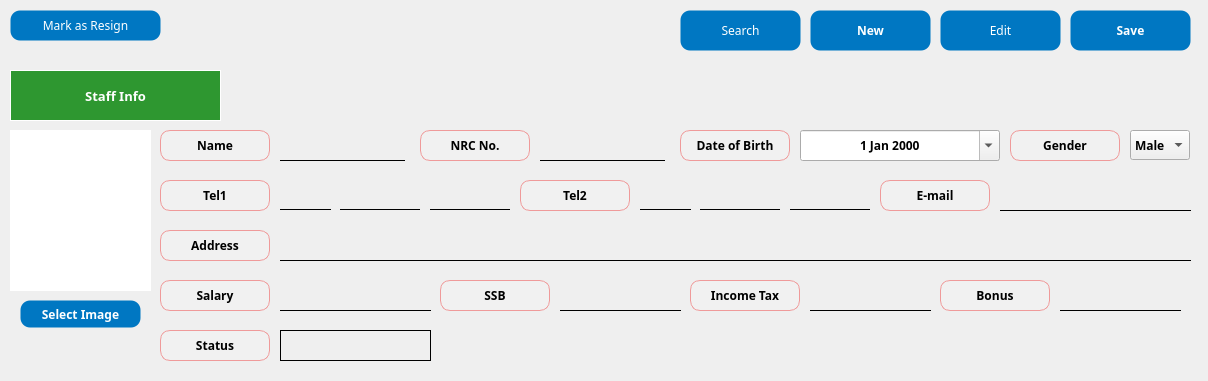
<?xml version="1.0" encoding="UTF-8"?>
<ui version="4.0">
 <class>MainWindow</class>
 <widget class="QMainWindow" name="MainWindow">
  <property name="geometry">
   <rect>
    <x>0</x>
    <y>0</y>
    <width>1208</width>
    <height>381</height>
   </rect>
  </property>
  <property name="windowTitle">
   <string>Staff Registration</string>
  </property>
  <property name="styleSheet">
   <string notr="true">background-color: #fbfbfb;

QPushButton {
    background-color: #0077c2;
    color: white;
    border: 1px solid transparent;
    border-radius: 10px;
    padding: 5px 10px;
}

QPushButton:hover {
    border: 1px solid white;
}

QPushButton:pressed {
    background-color: #005f9e;
    padding-top: 6px;
    padding-bottom: 4px;
}

QPushButton:disabled {
    background-color: lightgray;
    color: gray;
    border: 1px solid gray;
}
</string>
  </property>
  <widget class="QWidget" name="centralwidget">
   <widget class="QPushButton" name="saveButton">
    <property name="geometry">
     <rect>
      <x>1070</x>
      <y>10</y>
      <width>121</width>
      <height>41</height>
     </rect>
    </property>
    <property name="font">
     <font>
      <family>Arial Black</family>
      <pointsize>9</pointsize>
      <weight>75</weight>
      <bold>true</bold>
     </font>
    </property>
    <property name="styleSheet">
     <string notr="true">QPushButton {
    background-color: #0077c2;
    color: white;
    border: 1px solid transparent;
    border-radius: 10px;
    padding: 5px 10px;
}

QPushButton:hover {
    border: 1px solid white;
}

QPushButton:pressed {
    background-color: #005f9e;
    padding-top: 6px;
    padding-bottom: 4px;
}

QPushButton:disabled {
    background-color: lightgray;
    color: gray;
    border: 1px solid gray;
}
</string>
    </property>
    <property name="text">
     <string>Save</string>
    </property>
   </widget>
   <widget class="QLabel" name="imageLabel">
    <property name="geometry">
     <rect>
      <x>10</x>
      <y>130</y>
      <width>141</width>
      <height>161</height>
     </rect>
    </property>
    <property name="font">
     <font>
      <family>Arial Black</family>
      <weight>75</weight>
      <bold>true</bold>
     </font>
    </property>
    <property name="autoFillBackground">
     <bool>false</bool>
    </property>
    <property name="styleSheet">
     <string notr="true">background-color:rgb(255, 255, 255)</string>
    </property>
    <property name="text">
     <string/>
    </property>
   </widget>
   <widget class="QLineEdit" name="name">
    <property name="geometry">
     <rect>
      <x>280</x>
      <y>130</y>
      <width>125</width>
      <height>31</height>
     </rect>
    </property>
    <property name="font">
     <font>
      <family>Arial Black</family>
      <weight>75</weight>
      <bold>true</bold>
     </font>
    </property>
    <property name="styleSheet">
     <string notr="true">QLineEdit {
    border: none;
    border-bottom: 1px solid black;
    background-color: transparent;
    color: black;
}

QLineEdit:disabled {
    border: none;
    border-bottom: 1px solid lightgray;
    background-color: rgb(236, 236, 236);
}</string>
    </property>
   </widget>
   <widget class="QDateEdit" name="dateOfBirth">
    <property name="geometry">
     <rect>
      <x>800</x>
      <y>130</y>
      <width>200</width>
      <height>31</height>
     </rect>
    </property>
    <property name="minimumSize">
     <size>
      <width>200</width>
      <height>0</height>
     </size>
    </property>
    <property name="maximumSize">
     <size>
      <width>200</width>
      <height>16777215</height>
     </size>
    </property>
    <property name="font">
     <font>
      <family>Arial Black</family>
      <weight>75</weight>
      <bold>true</bold>
     </font>
    </property>
    <property name="mouseTracking">
     <bool>false</bool>
    </property>
    <property name="focusPolicy">
     <enum>Qt::TabFocus</enum>
    </property>
    <property name="autoFillBackground">
     <bool>false</bool>
    </property>
    <property name="styleSheet">
     <string notr="true">
        QCalendarWidget QToolButton {
            background-color: blue; /* 윗부분 배경을 파란색으로 설정 */
            color: white; /* 글자 색을 흰색으로 설정 */
        }
     </string>
    </property>
    <property name="frame">
     <bool>true</bool>
    </property>
    <property name="alignment">
     <set>Qt::AlignCenter</set>
    </property>
    <property name="buttonSymbols">
     <enum>QAbstractSpinBox::UpDownArrows</enum>
    </property>
    <property name="accelerated">
     <bool>false</bool>
    </property>
    <property name="correctionMode">
     <enum>QAbstractSpinBox::CorrectToPreviousValue</enum>
    </property>
    <property name="calendarPopup">
     <bool>true</bool>
    </property>
    <property name="date">
     <date>
      <year>2000</year>
      <month>1</month>
      <day>1</day>
     </date>
    </property>
   </widget>
   <widget class="QLineEdit" name="tel1ByTwo">
    <property name="geometry">
     <rect>
      <x>340</x>
      <y>180</y>
      <width>80</width>
      <height>30</height>
     </rect>
    </property>
    <property name="minimumSize">
     <size>
      <width>80</width>
      <height>0</height>
     </size>
    </property>
    <property name="maximumSize">
     <size>
      <width>80</width>
      <height>16777215</height>
     </size>
    </property>
    <property name="font">
     <font>
      <family>Arial Black</family>
      <weight>75</weight>
      <bold>true</bold>
     </font>
    </property>
    <property name="styleSheet">
     <string notr="true">QLineEdit {
    border: none;
    border-bottom: 1px solid black;
    background-color: transparent;
    color: black;
}

QLineEdit:disabled {
    border: none;
    border-bottom: 1px solid lightgray;
    background-color: rgb(236, 236, 236);
}</string>
    </property>
    <property name="frame">
     <bool>true</bool>
    </property>
    <property name="alignment">
     <set>Qt::AlignCenter</set>
    </property>
   </widget>
   <widget class="QPushButton" name="newButton">
    <property name="geometry">
     <rect>
      <x>810</x>
      <y>10</y>
      <width>121</width>
      <height>41</height>
     </rect>
    </property>
    <property name="font">
     <font>
      <family>Arial Black</family>
      <pointsize>9</pointsize>
      <weight>75</weight>
      <bold>true</bold>
     </font>
    </property>
    <property name="styleSheet">
     <string notr="true">QPushButton {
    background-color: #0077c2;
    color: white;
    border: 1px solid transparent;
    border-radius: 10px;
    padding: 5px 10px;
}

QPushButton:hover {
    border: 1px solid white;
}

QPushButton:pressed {
    background-color: #005f9e;
    padding-top: 6px;
    padding-bottom: 4px;
}

QPushButton:disabled {
    background-color: lightgray;
    color: gray;
    border: 1px solid gray;
}
</string>
    </property>
    <property name="text">
     <string>New</string>
    </property>
   </widget>
   <widget class="QLabel" name="label_24">
    <property name="geometry">
     <rect>
      <x>680</x>
      <y>130</y>
      <width>110</width>
      <height>31</height>
     </rect>
    </property>
    <property name="minimumSize">
     <size>
      <width>110</width>
      <height>0</height>
     </size>
    </property>
    <property name="maximumSize">
     <size>
      <width>110</width>
      <height>16777215</height>
     </size>
    </property>
    <property name="font">
     <font>
      <family>Arial Black</family>
      <pointsize>9</pointsize>
      <weight>75</weight>
      <bold>true</bold>
     </font>
    </property>
    <property name="styleSheet">
     <string notr="true">background-color:rgb(241, 241, 241);
border: 1px solid #ef9a9a;
border-radius: 10px;</string>
    </property>
    <property name="frameShape">
     <enum>QFrame::Box</enum>
    </property>
    <property name="text">
     <string>Date of Birth</string>
    </property>
    <property name="alignment">
     <set>Qt::AlignCenter</set>
    </property>
   </widget>
   <widget class="QLabel" name="label_25">
    <property name="geometry">
     <rect>
      <x>1010</x>
      <y>130</y>
      <width>110</width>
      <height>31</height>
     </rect>
    </property>
    <property name="minimumSize">
     <size>
      <width>110</width>
      <height>0</height>
     </size>
    </property>
    <property name="maximumSize">
     <size>
      <width>110</width>
      <height>16777215</height>
     </size>
    </property>
    <property name="font">
     <font>
      <family>Arial Black</family>
      <pointsize>9</pointsize>
      <weight>75</weight>
      <bold>true</bold>
     </font>
    </property>
    <property name="styleSheet">
     <string notr="true">background-color:rgb(241, 241, 241);
border: 1px solid #ef9a9a;
border-radius: 10px;</string>
    </property>
    <property name="frameShape">
     <enum>QFrame::Box</enum>
    </property>
    <property name="text">
     <string>Gender</string>
    </property>
    <property name="alignment">
     <set>Qt::AlignCenter</set>
    </property>
   </widget>
   <widget class="QLabel" name="label_23">
    <property name="geometry">
     <rect>
      <x>420</x>
      <y>130</y>
      <width>110</width>
      <height>31</height>
     </rect>
    </property>
    <property name="minimumSize">
     <size>
      <width>110</width>
      <height>0</height>
     </size>
    </property>
    <property name="maximumSize">
     <size>
      <width>110</width>
      <height>16777215</height>
     </size>
    </property>
    <property name="font">
     <font>
      <family>Arial Black</family>
      <pointsize>9</pointsize>
      <weight>75</weight>
      <bold>true</bold>
     </font>
    </property>
    <property name="styleSheet">
     <string notr="true">background-color:rgb(241, 241, 241);
border: 1px solid #ef9a9a;
border-radius: 10px;</string>
    </property>
    <property name="frameShape">
     <enum>QFrame::Box</enum>
    </property>
    <property name="text">
     <string>NRC No.</string>
    </property>
    <property name="alignment">
     <set>Qt::AlignCenter</set>
    </property>
   </widget>
   <widget class="QLabel" name="label_22">
    <property name="geometry">
     <rect>
      <x>160</x>
      <y>130</y>
      <width>110</width>
      <height>31</height>
     </rect>
    </property>
    <property name="minimumSize">
     <size>
      <width>110</width>
      <height>0</height>
     </size>
    </property>
    <property name="maximumSize">
     <size>
      <width>110</width>
      <height>16777215</height>
     </size>
    </property>
    <property name="font">
     <font>
      <family>Arial Black</family>
      <pointsize>9</pointsize>
      <weight>75</weight>
      <bold>true</bold>
     </font>
    </property>
    <property name="styleSheet">
     <string notr="true">background-color:rgb(241, 241, 241);
border: 1px solid #ef9a9a;
border-radius: 10px;</string>
    </property>
    <property name="frameShape">
     <enum>QFrame::Box</enum>
    </property>
    <property name="text">
     <string>Name</string>
    </property>
    <property name="alignment">
     <set>Qt::AlignCenter</set>
    </property>
   </widget>
   <widget class="QLineEdit" name="tel2ByThree">
    <property name="geometry">
     <rect>
      <x>790</x>
      <y>180</y>
      <width>80</width>
      <height>30</height>
     </rect>
    </property>
    <property name="minimumSize">
     <size>
      <width>80</width>
      <height>0</height>
     </size>
    </property>
    <property name="maximumSize">
     <size>
      <width>80</width>
      <height>16777215</height>
     </size>
    </property>
    <property name="font">
     <font>
      <family>Arial Black</family>
      <weight>75</weight>
      <bold>true</bold>
     </font>
    </property>
    <property name="styleSheet">
     <string notr="true">QLineEdit {
    border: none;
    border-bottom: 1px solid black;
    background-color: transparent;
    color: black;
}

QLineEdit:disabled {
    border: none;
    border-bottom: 1px solid lightgray;
    background-color: rgb(236, 236, 236);
}</string>
    </property>
    <property name="frame">
     <bool>true</bool>
    </property>
    <property name="alignment">
     <set>Qt::AlignCenter</set>
    </property>
   </widget>
   <widget class="QLabel" name="label_4">
    <property name="geometry">
     <rect>
      <x>10</x>
      <y>70</y>
      <width>211</width>
      <height>51</height>
     </rect>
    </property>
    <property name="font">
     <font>
      <family>Arial Black</family>
      <pointsize>10</pointsize>
      <weight>75</weight>
      <bold>true</bold>
     </font>
    </property>
    <property name="styleSheet">
     <string notr="true">background-color: #2e9730;
color: white;</string>
    </property>
    <property name="frameShape">
     <enum>QFrame::Box</enum>
    </property>
    <property name="text">
     <string>Staff Info</string>
    </property>
    <property name="alignment">
     <set>Qt::AlignCenter</set>
    </property>
   </widget>
   <widget class="QLineEdit" name="tel1ByThree">
    <property name="geometry">
     <rect>
      <x>430</x>
      <y>180</y>
      <width>80</width>
      <height>30</height>
     </rect>
    </property>
    <property name="minimumSize">
     <size>
      <width>80</width>
      <height>0</height>
     </size>
    </property>
    <property name="maximumSize">
     <size>
      <width>80</width>
      <height>16777215</height>
     </size>
    </property>
    <property name="font">
     <font>
      <family>Arial Black</family>
      <weight>75</weight>
      <bold>true</bold>
     </font>
    </property>
    <property name="styleSheet">
     <string notr="true">QLineEdit {
    border: none;
    border-bottom: 1px solid black;
    background-color: transparent;
    color: black;
}

QLineEdit:disabled {
    border: none;
    border-bottom: 1px solid lightgray;
    background-color: rgb(236, 236, 236);
}</string>
    </property>
    <property name="frame">
     <bool>true</bool>
    </property>
    <property name="alignment">
     <set>Qt::AlignCenter</set>
    </property>
   </widget>
   <widget class="QLineEdit" name="email">
    <property name="geometry">
     <rect>
      <x>1000</x>
      <y>180</y>
      <width>191</width>
      <height>31</height>
     </rect>
    </property>
    <property name="font">
     <font>
      <family>Arial Black</family>
      <weight>75</weight>
      <bold>true</bold>
     </font>
    </property>
    <property name="styleSheet">
     <string notr="true">QLineEdit {
    border: none;
    border-bottom: 1px solid black;
    background-color: transparent;
    color: black;
}

QLineEdit:disabled {
    border: none;
    border-bottom: 1px solid lightgray;
    background-color: rgb(236, 236, 236);
}</string>
    </property>
    <property name="alignment">
     <set>Qt::AlignCenter</set>
    </property>
   </widget>
   <widget class="QLabel" name="label_27">
    <property name="geometry">
     <rect>
      <x>520</x>
      <y>180</y>
      <width>110</width>
      <height>31</height>
     </rect>
    </property>
    <property name="minimumSize">
     <size>
      <width>110</width>
      <height>0</height>
     </size>
    </property>
    <property name="maximumSize">
     <size>
      <width>110</width>
      <height>16777215</height>
     </size>
    </property>
    <property name="font">
     <font>
      <family>Arial Black</family>
      <pointsize>9</pointsize>
      <weight>75</weight>
      <bold>true</bold>
     </font>
    </property>
    <property name="styleSheet">
     <string notr="true">background-color:rgb(241, 241, 241);
border: 1px solid #ef9a9a;
border-radius: 10px;</string>
    </property>
    <property name="frameShape">
     <enum>QFrame::Box</enum>
    </property>
    <property name="text">
     <string>Tel2</string>
    </property>
    <property name="alignment">
     <set>Qt::AlignCenter</set>
    </property>
   </widget>
   <widget class="QPushButton" name="imageButton">
    <property name="geometry">
     <rect>
      <x>20</x>
      <y>300</y>
      <width>121</width>
      <height>28</height>
     </rect>
    </property>
    <property name="font">
     <font>
      <family>Arial Black</family>
      <pointsize>9</pointsize>
      <weight>75</weight>
      <bold>true</bold>
     </font>
    </property>
    <property name="styleSheet">
     <string notr="true">QPushButton {
    background-color: #0077c2;
    color: white;
    border: 1px solid transparent;
    border-radius: 10px;
    padding: 5px 10px;
}

QPushButton:hover {
    border: 1px solid white;
}

QPushButton:pressed {
    background-color: #005f9e;
    padding-top: 6px;
    padding-bottom: 4px;
}

QPushButton:disabled {
    background-color: lightgray;
    color: gray;
    border: 1px solid gray;
}
</string>
    </property>
    <property name="text">
     <string>Select Image</string>
    </property>
   </widget>
   <widget class="QLabel" name="label_28">
    <property name="geometry">
     <rect>
      <x>160</x>
      <y>180</y>
      <width>110</width>
      <height>31</height>
     </rect>
    </property>
    <property name="minimumSize">
     <size>
      <width>110</width>
      <height>0</height>
     </size>
    </property>
    <property name="maximumSize">
     <size>
      <width>110</width>
      <height>16777215</height>
     </size>
    </property>
    <property name="font">
     <font>
      <family>Arial Black</family>
      <pointsize>9</pointsize>
      <weight>75</weight>
      <bold>true</bold>
     </font>
    </property>
    <property name="styleSheet">
     <string notr="true">background-color:rgb(241, 241, 241);
border: 1px solid #ef9a9a;
border-radius: 10px;</string>
    </property>
    <property name="frameShape">
     <enum>QFrame::Box</enum>
    </property>
    <property name="text">
     <string>Tel1</string>
    </property>
    <property name="alignment">
     <set>Qt::AlignCenter</set>
    </property>
   </widget>
   <widget class="QLabel" name="label_26">
    <property name="geometry">
     <rect>
      <x>880</x>
      <y>180</y>
      <width>110</width>
      <height>31</height>
     </rect>
    </property>
    <property name="minimumSize">
     <size>
      <width>110</width>
      <height>0</height>
     </size>
    </property>
    <property name="maximumSize">
     <size>
      <width>110</width>
      <height>16777215</height>
     </size>
    </property>
    <property name="font">
     <font>
      <family>Arial Black</family>
      <pointsize>9</pointsize>
      <weight>75</weight>
      <bold>true</bold>
     </font>
    </property>
    <property name="styleSheet">
     <string notr="true">background-color:rgb(241, 241, 241);
border: 1px solid #ef9a9a;
border-radius: 10px;</string>
    </property>
    <property name="frameShape">
     <enum>QFrame::Box</enum>
    </property>
    <property name="text">
     <string>E-mail</string>
    </property>
    <property name="alignment">
     <set>Qt::AlignCenter</set>
    </property>
   </widget>
   <widget class="QLineEdit" name="tel2ByTwo">
    <property name="geometry">
     <rect>
      <x>700</x>
      <y>180</y>
      <width>80</width>
      <height>30</height>
     </rect>
    </property>
    <property name="minimumSize">
     <size>
      <width>80</width>
      <height>0</height>
     </size>
    </property>
    <property name="maximumSize">
     <size>
      <width>80</width>
      <height>16777215</height>
     </size>
    </property>
    <property name="font">
     <font>
      <family>Arial Black</family>
      <weight>75</weight>
      <bold>true</bold>
     </font>
    </property>
    <property name="styleSheet">
     <string notr="true">QLineEdit {
    border: none;
    border-bottom: 1px solid black;
    background-color: transparent;
    color: black;
}

QLineEdit:disabled {
    border: none;
    border-bottom: 1px solid lightgray;
    background-color: rgb(236, 236, 236);
}</string>
    </property>
    <property name="frame">
     <bool>true</bool>
    </property>
    <property name="alignment">
     <set>Qt::AlignCenter</set>
    </property>
   </widget>
   <widget class="QLineEdit" name="nrcNo">
    <property name="geometry">
     <rect>
      <x>540</x>
      <y>130</y>
      <width>125</width>
      <height>31</height>
     </rect>
    </property>
    <property name="font">
     <font>
      <family>Arial Black</family>
      <weight>75</weight>
      <bold>true</bold>
     </font>
    </property>
    <property name="styleSheet">
     <string notr="true">QLineEdit {
    border: none;
    border-bottom: 1px solid black;
    background-color: transparent;
    color: black;
}

QLineEdit:disabled {
    border: none;
    border-bottom: 1px solid lightgray;
    background-color: rgb(236, 236, 236);
}</string>
    </property>
   </widget>
   <widget class="QComboBox" name="gender">
    <property name="geometry">
     <rect>
      <x>1130</x>
      <y>130</y>
      <width>60</width>
      <height>30</height>
     </rect>
    </property>
    <property name="minimumSize">
     <size>
      <width>60</width>
      <height>0</height>
     </size>
    </property>
    <property name="maximumSize">
     <size>
      <width>60</width>
      <height>16777215</height>
     </size>
    </property>
    <property name="font">
     <font>
      <family>Arial Black</family>
      <weight>75</weight>
      <bold>true</bold>
     </font>
    </property>
    <property name="styleSheet">
     <string notr="true">color: black;</string>
    </property>
    <item>
     <property name="text">
      <string>Male</string>
     </property>
    </item>
    <item>
     <property name="text">
      <string>Female</string>
     </property>
    </item>
   </widget>
   <widget class="QLineEdit" name="tel1ByOne">
    <property name="geometry">
     <rect>
      <x>280</x>
      <y>180</y>
      <width>51</width>
      <height>30</height>
     </rect>
    </property>
    <property name="minimumSize">
     <size>
      <width>0</width>
      <height>0</height>
     </size>
    </property>
    <property name="maximumSize">
     <size>
      <width>16777215</width>
      <height>16777215</height>
     </size>
    </property>
    <property name="font">
     <font>
      <family>Arial Black</family>
      <weight>75</weight>
      <bold>true</bold>
     </font>
    </property>
    <property name="styleSheet">
     <string notr="true">QLineEdit {
    border: none;
    border-bottom: 1px solid black;
    background-color: transparent;
    color: black;
}

QLineEdit:disabled {
    border: none;
    border-bottom: 1px solid lightgray;
    background-color: rgb(236, 236, 236);
}</string>
    </property>
    <property name="frame">
     <bool>true</bool>
    </property>
    <property name="alignment">
     <set>Qt::AlignCenter</set>
    </property>
   </widget>
   <widget class="QLineEdit" name="tel2ByOne">
    <property name="geometry">
     <rect>
      <x>640</x>
      <y>180</y>
      <width>51</width>
      <height>30</height>
     </rect>
    </property>
    <property name="minimumSize">
     <size>
      <width>0</width>
      <height>0</height>
     </size>
    </property>
    <property name="maximumSize">
     <size>
      <width>16777215</width>
      <height>16777215</height>
     </size>
    </property>
    <property name="font">
     <font>
      <family>Arial Black</family>
      <weight>75</weight>
      <bold>true</bold>
     </font>
    </property>
    <property name="styleSheet">
     <string notr="true">QLineEdit {
    border: none;
    border-bottom: 1px solid black;
    background-color: transparent;
    color: black;
}

QLineEdit:disabled {
    border: none;
    border-bottom: 1px solid lightgray;
    background-color: rgb(236, 236, 236);
}</string>
    </property>
    <property name="frame">
     <bool>true</bool>
    </property>
    <property name="alignment">
     <set>Qt::AlignCenter</set>
    </property>
   </widget>
   <widget class="QPushButton" name="searchButton">
    <property name="geometry">
     <rect>
      <x>680</x>
      <y>10</y>
      <width>121</width>
      <height>41</height>
     </rect>
    </property>
    <property name="font">
     <font>
      <family>Arial Black</family>
      <pointsize>9</pointsize>
     </font>
    </property>
    <property name="styleSheet">
     <string notr="true">QPushButton {
    background-color: #0077c2;
    color: white;
    border: 1px solid transparent;
    border-radius: 10px;
    padding: 5px 10px;
}

QPushButton:hover {
    border: 1px solid white;
}

QPushButton:pressed {
    background-color: #005f9e;
    padding-top: 6px;
    padding-bottom: 4px;
}

QPushButton:disabled {
    background-color: lightgray;
    color: gray;
    border: 1px solid gray;
}
</string>
    </property>
    <property name="text">
     <string>Search</string>
    </property>
   </widget>
   <widget class="QPushButton" name="editButton">
    <property name="geometry">
     <rect>
      <x>940</x>
      <y>10</y>
      <width>121</width>
      <height>41</height>
     </rect>
    </property>
    <property name="font">
     <font>
      <family>Arial Black</family>
      <pointsize>9</pointsize>
     </font>
    </property>
    <property name="styleSheet">
     <string notr="true">QPushButton {
    background-color: #0077c2;
    color: white;
    border: 1px solid transparent;
    border-radius: 10px;
    padding: 5px 10px;
}

QPushButton:hover {
    border: 1px solid white;
}

QPushButton:pressed {
    background-color: #005f9e;
    padding-top: 6px;
    padding-bottom: 4px;
}

QPushButton:disabled {
    background-color: lightgray;
    color: gray;
    border: 1px solid gray;
}
</string>
    </property>
    <property name="text">
     <string>Edit</string>
    </property>
   </widget>
   <widget class="QLineEdit" name="address">
    <property name="geometry">
     <rect>
      <x>280</x>
      <y>230</y>
      <width>911</width>
      <height>31</height>
     </rect>
    </property>
    <property name="font">
     <font>
      <family>Arial Black</family>
      <weight>75</weight>
      <bold>true</bold>
     </font>
    </property>
    <property name="styleSheet">
     <string notr="true">QLineEdit {
    border: none;
    border-bottom: 1px solid black;
    background-color: transparent;
    color: black;
}

QLineEdit:disabled {
    border: none;
    border-bottom: 1px solid lightgray;
    background-color: rgb(236, 236, 236);
}</string>
    </property>
   </widget>
   <widget class="QLabel" name="label_32">
    <property name="geometry">
     <rect>
      <x>160</x>
      <y>230</y>
      <width>110</width>
      <height>31</height>
     </rect>
    </property>
    <property name="minimumSize">
     <size>
      <width>110</width>
      <height>0</height>
     </size>
    </property>
    <property name="maximumSize">
     <size>
      <width>110</width>
      <height>16777215</height>
     </size>
    </property>
    <property name="font">
     <font>
      <family>Arial Black</family>
      <pointsize>9</pointsize>
      <weight>75</weight>
      <bold>true</bold>
     </font>
    </property>
    <property name="styleSheet">
     <string notr="true">background-color:rgb(241, 241, 241);
border: 1px solid #ef9a9a;
border-radius: 10px;</string>
    </property>
    <property name="frameShape">
     <enum>QFrame::Box</enum>
    </property>
    <property name="text">
     <string>Address</string>
    </property>
    <property name="alignment">
     <set>Qt::AlignCenter</set>
    </property>
   </widget>
   <widget class="QPushButton" name="markAsResignButton">
    <property name="geometry">
     <rect>
      <x>10</x>
      <y>10</y>
      <width>151</width>
      <height>31</height>
     </rect>
    </property>
    <property name="font">
     <font>
      <family>Arial Black</family>
      <pointsize>9</pointsize>
     </font>
    </property>
    <property name="styleSheet">
     <string notr="true">QPushButton {
    background-color: #0077c2;
    color: white;
    border: 1px solid transparent;
    border-radius: 10px;
    padding: 5px 10px;
}

QPushButton:hover {
    border: 1px solid white;
}

QPushButton:pressed {
    background-color: #005f9e;
    padding-top: 6px;
    padding-bottom: 4px;
}

QPushButton:disabled {
    background-color: lightgray;
    color: gray;
    border: 1px solid gray;
}
</string>
    </property>
    <property name="text">
     <string>Mark as Resign</string>
    </property>
   </widget>
   <widget class="QLabel" name="label_33">
    <property name="geometry">
     <rect>
      <x>160</x>
      <y>280</y>
      <width>110</width>
      <height>31</height>
     </rect>
    </property>
    <property name="minimumSize">
     <size>
      <width>110</width>
      <height>0</height>
     </size>
    </property>
    <property name="maximumSize">
     <size>
      <width>110</width>
      <height>16777215</height>
     </size>
    </property>
    <property name="font">
     <font>
      <family>Arial Black</family>
      <pointsize>9</pointsize>
      <weight>75</weight>
      <bold>true</bold>
     </font>
    </property>
    <property name="styleSheet">
     <string notr="true">background-color:rgb(241, 241, 241);
border: 1px solid #ef9a9a;
border-radius: 10px;</string>
    </property>
    <property name="frameShape">
     <enum>QFrame::Box</enum>
    </property>
    <property name="text">
     <string>Salary</string>
    </property>
    <property name="alignment">
     <set>Qt::AlignCenter</set>
    </property>
   </widget>
   <widget class="QLineEdit" name="salary">
    <property name="geometry">
     <rect>
      <x>280</x>
      <y>280</y>
      <width>151</width>
      <height>31</height>
     </rect>
    </property>
    <property name="font">
     <font>
      <family>Arial Black</family>
      <weight>75</weight>
      <bold>true</bold>
     </font>
    </property>
    <property name="styleSheet">
     <string notr="true">QLineEdit {
    border: none;
    border-bottom: 1px solid black;
    background-color: transparent;
    color: black;
}

QLineEdit:disabled {
    border: none;
    border-bottom: 1px solid lightgray;
    background-color: rgb(236, 236, 236);
}</string>
    </property>
   </widget>
   <widget class="QLabel" name="label_34">
    <property name="geometry">
     <rect>
      <x>440</x>
      <y>280</y>
      <width>110</width>
      <height>31</height>
     </rect>
    </property>
    <property name="minimumSize">
     <size>
      <width>110</width>
      <height>0</height>
     </size>
    </property>
    <property name="maximumSize">
     <size>
      <width>110</width>
      <height>16777215</height>
     </size>
    </property>
    <property name="font">
     <font>
      <family>Arial Black</family>
      <pointsize>9</pointsize>
      <weight>75</weight>
      <bold>true</bold>
     </font>
    </property>
    <property name="styleSheet">
     <string notr="true">background-color:rgb(241, 241, 241);
border: 1px solid #ef9a9a;
border-radius: 10px;</string>
    </property>
    <property name="frameShape">
     <enum>QFrame::Box</enum>
    </property>
    <property name="text">
     <string>SSB</string>
    </property>
    <property name="alignment">
     <set>Qt::AlignCenter</set>
    </property>
   </widget>
   <widget class="QLineEdit" name="ssb">
    <property name="geometry">
     <rect>
      <x>560</x>
      <y>280</y>
      <width>121</width>
      <height>31</height>
     </rect>
    </property>
    <property name="font">
     <font>
      <family>Arial Black</family>
      <weight>75</weight>
      <bold>true</bold>
     </font>
    </property>
    <property name="styleSheet">
     <string notr="true">QLineEdit {
    border: none;
    border-bottom: 1px solid black;
    background-color: transparent;
    color: black;
}

QLineEdit:disabled {
    border: none;
    border-bottom: 1px solid lightgray;
    background-color: rgb(236, 236, 236);
}</string>
    </property>
   </widget>
   <widget class="QLabel" name="label_35">
    <property name="geometry">
     <rect>
      <x>690</x>
      <y>280</y>
      <width>110</width>
      <height>31</height>
     </rect>
    </property>
    <property name="minimumSize">
     <size>
      <width>110</width>
      <height>0</height>
     </size>
    </property>
    <property name="maximumSize">
     <size>
      <width>110</width>
      <height>16777215</height>
     </size>
    </property>
    <property name="font">
     <font>
      <family>Arial Black</family>
      <pointsize>9</pointsize>
      <weight>75</weight>
      <bold>true</bold>
     </font>
    </property>
    <property name="styleSheet">
     <string notr="true">background-color:rgb(241, 241, 241);
border: 1px solid #ef9a9a;
border-radius: 10px;</string>
    </property>
    <property name="frameShape">
     <enum>QFrame::Box</enum>
    </property>
    <property name="text">
     <string>Income Tax</string>
    </property>
    <property name="alignment">
     <set>Qt::AlignCenter</set>
    </property>
   </widget>
   <widget class="QLineEdit" name="incomeTax">
    <property name="geometry">
     <rect>
      <x>810</x>
      <y>280</y>
      <width>121</width>
      <height>31</height>
     </rect>
    </property>
    <property name="font">
     <font>
      <family>Arial Black</family>
      <weight>75</weight>
      <bold>true</bold>
     </font>
    </property>
    <property name="styleSheet">
     <string notr="true">QLineEdit {
    border: none;
    border-bottom: 1px solid black;
    background-color: transparent;
    color: black;
}

QLineEdit:disabled {
    border: none;
    border-bottom: 1px solid lightgray;
    background-color: rgb(236, 236, 236);
}</string>
    </property>
   </widget>
   <widget class="QLineEdit" name="bonus">
    <property name="geometry">
     <rect>
      <x>1060</x>
      <y>280</y>
      <width>121</width>
      <height>31</height>
     </rect>
    </property>
    <property name="font">
     <font>
      <family>Arial Black</family>
      <weight>75</weight>
      <bold>true</bold>
     </font>
    </property>
    <property name="styleSheet">
     <string notr="true">QLineEdit {
    border: none;
    border-bottom: 1px solid black;
    background-color: transparent;
    color: black;
}

QLineEdit:disabled {
    border: none;
    border-bottom: 1px solid lightgray;
    background-color: rgb(236, 236, 236);
}</string>
    </property>
   </widget>
   <widget class="QLabel" name="label_36">
    <property name="geometry">
     <rect>
      <x>940</x>
      <y>280</y>
      <width>110</width>
      <height>31</height>
     </rect>
    </property>
    <property name="minimumSize">
     <size>
      <width>110</width>
      <height>0</height>
     </size>
    </property>
    <property name="maximumSize">
     <size>
      <width>110</width>
      <height>16777215</height>
     </size>
    </property>
    <property name="font">
     <font>
      <family>Arial Black</family>
      <pointsize>9</pointsize>
      <weight>75</weight>
      <bold>true</bold>
     </font>
    </property>
    <property name="styleSheet">
     <string notr="true">background-color:rgb(241, 241, 241);
border: 1px solid #ef9a9a;
border-radius: 10px;</string>
    </property>
    <property name="frameShape">
     <enum>QFrame::Box</enum>
    </property>
    <property name="text">
     <string>Bonus</string>
    </property>
    <property name="alignment">
     <set>Qt::AlignCenter</set>
    </property>
   </widget>
   <widget class="QLabel" name="label_37">
    <property name="geometry">
     <rect>
      <x>160</x>
      <y>330</y>
      <width>110</width>
      <height>31</height>
     </rect>
    </property>
    <property name="minimumSize">
     <size>
      <width>110</width>
      <height>0</height>
     </size>
    </property>
    <property name="maximumSize">
     <size>
      <width>110</width>
      <height>16777215</height>
     </size>
    </property>
    <property name="font">
     <font>
      <family>Arial Black</family>
      <pointsize>9</pointsize>
      <weight>75</weight>
      <bold>true</bold>
     </font>
    </property>
    <property name="styleSheet">
     <string notr="true">background-color:rgb(241, 241, 241);
border: 1px solid #ef9a9a;
border-radius: 10px;</string>
    </property>
    <property name="frameShape">
     <enum>QFrame::Box</enum>
    </property>
    <property name="text">
     <string>Status</string>
    </property>
    <property name="alignment">
     <set>Qt::AlignCenter</set>
    </property>
   </widget>
   <widget class="QLabel" name="status">
    <property name="geometry">
     <rect>
      <x>280</x>
      <y>330</y>
      <width>151</width>
      <height>31</height>
     </rect>
    </property>
    <property name="minimumSize">
     <size>
      <width>0</width>
      <height>0</height>
     </size>
    </property>
    <property name="maximumSize">
     <size>
      <width>16777215</width>
      <height>16777215</height>
     </size>
    </property>
    <property name="font">
     <font>
      <family>Arial Black</family>
      <pointsize>9</pointsize>
      <weight>75</weight>
      <bold>true</bold>
     </font>
    </property>
    <property name="styleSheet">
     <string notr="true"/>
    </property>
    <property name="frameShape">
     <enum>QFrame::Box</enum>
    </property>
    <property name="text">
     <string/>
    </property>
    <property name="alignment">
     <set>Qt::AlignCenter</set>
    </property>
   </widget>
  </widget>
 </widget>
 <resources/>
 <connections/>
</ui>
